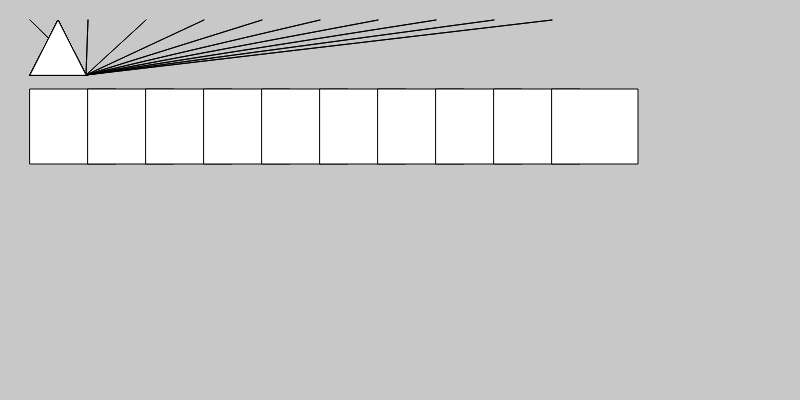
Frame 1 (no input)
Frame 60 (no input): identical to frame 1, image omitted
Frame 120 (the mouse pressed at the canvas centre since frame 60): identical to frame 1, image omitted

The p5.js sketch that drew this single still picture (run headless with seeded random() and noise() and a simulated clock; from frame 60 on, the mouse is pressed at the canvas centre):

// p5.js sketch
// ── sketch.js
//function addition(a, b) {
//return a + b;
//}

//let totaal = addition(10, 5); //Output: 15''

function setup() {
  createCanvas(800, 400);
}

function draw() {
  background(200);

  for (let index = 0; index < 10; index++) {
    triangle(30 + index * 58, 20, 86, 75);
    tekenHuis(30 + index * 58, 89, 86, 75);
    
  }


}


function tekenHuis(x, y, l, b) {

  rect(x, y, l, b);
  triangle(30, 75, 58, 20, 86, 75);

}
